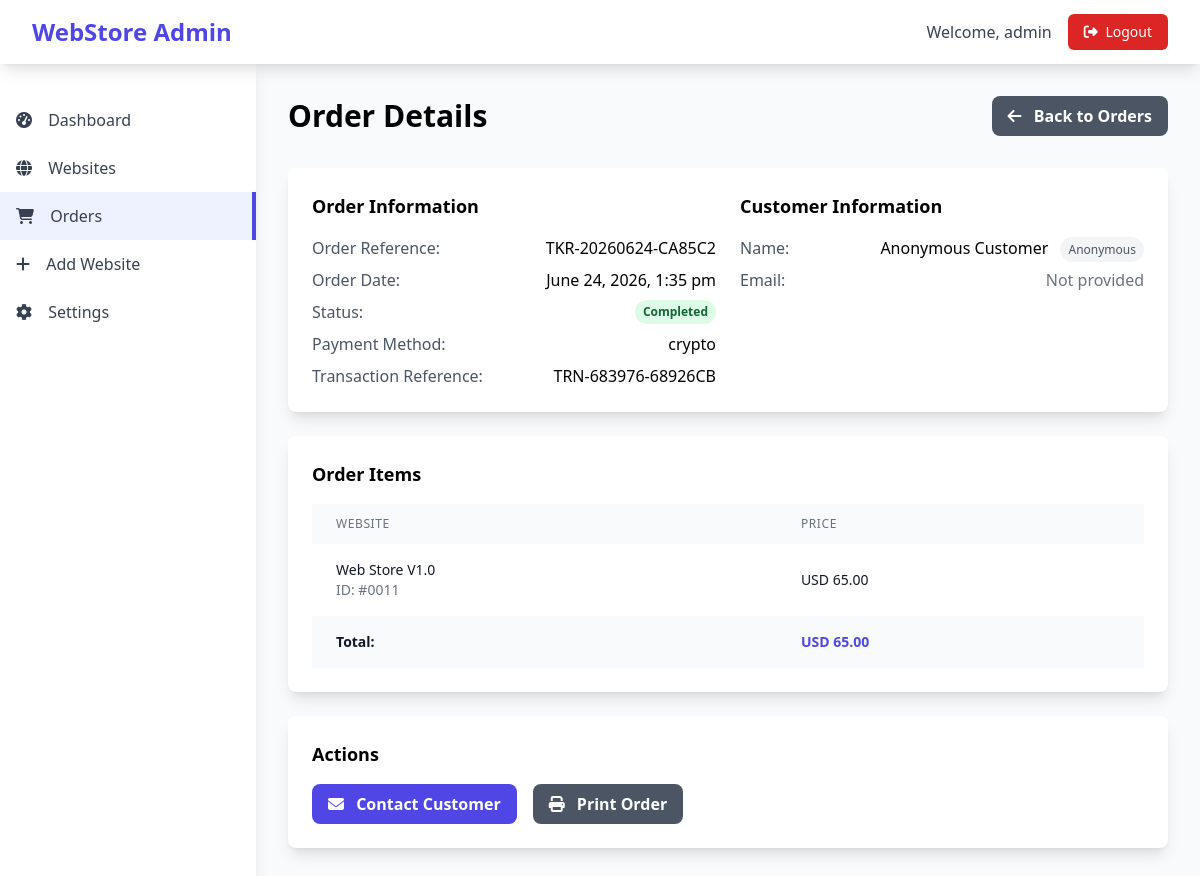
Screenshot of /admin/view_order.php?id=11 (signed in) with the database file from the repository.
### tables this page shows
CREATE TABLE "orders" (
        id INTEGER PRIMARY KEY AUTOINCREMENT,
        order_reference TEXT UNIQUE,
        customer_name TEXT NOT NULL,
        customer_email TEXT NOT NULL,
        customer_phone TEXT,
        total_amount REAL NOT NULL,
        status TEXT DEFAULT 'pending' CHECK(status IN ('pending', 'awaiting_verification', 'completed', 'cancelled')),
        payment_method TEXT,
        transaction_id TEXT,
        notes TEXT,
        download_token TEXT,
        download_count INTEGER DEFAULT 0,
        transaction_reference TEXT,
        payment_screenshot TEXT,
        anonymous_checkout INTEGER DEFAULT 0,
        created_at DATETIME DEFAULT CURRENT_TIMESTAMP,
        updated_at DATETIME DEFAULT CURRENT_TIMESTAMP
    );

CREATE TABLE order_items (
            id INTEGER PRIMARY KEY AUTOINCREMENT,
            order_id INTEGER NOT NULL,
            website_id INTEGER NOT NULL,
            price REAL NOT NULL,
            title TEXT NOT NULL,
            FOREIGN KEY (order_id) REFERENCES orders(id) ON DELETE CASCADE,
            FOREIGN KEY (website_id) REFERENCES websites(id) ON DELETE CASCADE
        );

### functions.php (called while the page is built, shortened)
<?php
function formatPrice($price) {
    return CURRENCY . ' ' . number_format($price, 2);
}
?>

### admin/view_order.php (the view, shortened to what this page needs)
<?php
require_once '../config.php';
require_once '../functions.php';
$order_id = isset($_GET['id']) ? (int)$_GET['id'] : 0;
$stmt = $conn->prepare("SELECT * FROM orders WHERE id = ?");
$stmt->execute([$order_id]);
$order = $stmt->fetch();
$stmt = $conn->prepare("SELECT * FROM order_items WHERE order_id = ?");
$stmt->execute([$order_id]);
$order_items = $stmt->fetchAll();
?>
<!DOCTYPE html>
<html lang="en">
<head>
    <script src="https://cdn.tailwindcss.com"></script>
    <link rel="stylesheet" href="https://cdnjs.cloudflare.com/ajax/libs/font-awesome/6.4.0/css/all.min.css">
</head>
<body class="bg-gray-50">
    <nav class="bg-white shadow-lg fixed top-0 left-0 right-0 z-50">
        <div class="max-w-7xl mx-auto px-4 sm:px-6 lg:px-8">
            <div class="flex justify-between h-16">
                <div class="flex items-center">
                    <h1 class="text-xl sm:text-2xl font-bold text-indigo-600">WebStore Admin</h1>
                </div>
                <div class="flex items-center space-x-2 sm:space-x-4">
                    <span class="hidden sm:inline text-gray-700">Welcome, <?php echo htmlspecialchars($_SESSION['admin_username']); ?></span>
                    <a href="logout.php" class="bg-red-600 text-white px-3 py-2 sm:px-4 rounded-md text-sm font-medium hover:bg-red-700">
                        <i class="fas fa-sign-out-alt mr-1"></i>
                        <span class="hidden sm:inline">Logout</span>
                    </a>
                </div>
            </div>
        </div>
    </nav>
    <div class="flex pt-16">
        <aside id="sidebar" class="fixed lg:static inset-y-0 left-0 z-40 w-64 bg-white shadow-lg min-h-screen transform -translate-x-full lg:translate-x-0 transition-transform duration-300 ease-in-out pt-16 lg:pt-0">
            <nav class="mt-8">
                <a href="dashboard.php" class="block px-4 py-3 text-gray-700 hover:bg-gray-50">
                    <i class="fas fa-tachometer-alt mr-3"></i>
                    Dashboard
                </a>
                <a href="websites.php" class="block px-4 py-3 text-gray-700 hover:bg-gray-50">
                    <i class="fas fa-globe mr-3"></i>
                    Websites
                </a>
                <a href="orders.php" class="block px-4 py-3 text-gray-700 bg-indigo-50 border-r-4 border-indigo-600">
                    <i class="fas fa-shopping-cart mr-3"></i>
                    Orders
                </a>
                <a href="add_website.php" class="block px-4 py-3 text-gray-700 hover:bg-gray-50">
                    <i class="fas fa-plus mr-3"></i>
                    Add Website
                </a>
                <a href="settings.php" class="block px-4 py-3 text-gray-700 hover:bg-gray-50">
                    <i class="fas fa-cog mr-3"></i>
                    Settings
                </a>
            </nav>
        </aside>
        <main class="flex-1 p-4 sm:p-6 lg:p-8 w-full">
            <div class="flex justify-between items-center mb-8">
                <h2 class="text-3xl font-bold">Order Details</h2>
                <a href="orders.php" class="bg-gray-600 text-white px-4 py-2 rounded-lg font-semibold hover:bg-gray-700 transition">
                    <i class="fas fa-arrow-left mr-2"></i>
                    Back to Orders
                </a>
            </div>
            <div class="bg-white rounded-lg shadow-lg p-6 mb-6">
                <div class="grid grid-cols-1 md:grid-cols-2 gap-6">
                    <div>
                        <h3 class="text-lg font-semibold mb-4">Order Information</h3>
                        <div class="space-y-2">
                            <div class="flex justify-between">
                                <span class="text-gray-600">Order Reference:</span>
                                <span class="font-medium"><?php echo htmlspecialchars($order['order_reference'] ?? '#' . str_pad($order['id'], 6, '0', STR_PAD_LEFT)); ?></span>
                            </div>
                            <div class="flex justify-between">
                                <span class="text-gray-600">Order Date:</span>
                                <span class="font-medium"><?php echo date('F j, Y, g:i a', strtotime($order['created_at'])); ?></span>
                            </div>
                            <div class="flex justify-between">
                                <span class="text-gray-600">Status:</span>
                                <span class="px-2 py-1 rounded-full text-xs font-semibold <?php echo $order['status'] === 'completed' ? 'bg-green-100 text-green-800' : ($order['status'] === 'pending' ? 'bg-yellow-100 text-yellow-800' : ($order['status'] === 'awaiting_verification' ? 'bg-blue-100 text-blue-800' : 'bg-red-100 text-red-800')); ?>">
                                    <?php echo ucfirst(str_replace('_', ' ', $order['status'])); ?>
                                </span>
                            </div>
                            <?php if ($order['payment_method']): ?>
                                <div class="flex justify-between">
                                    <span class="text-gray-600">Payment Method:</span>
                                    <span class="font-medium"><?php echo htmlspecialchars($order['payment_method']); ?></span>
                                </div>
                            <?php endif; ?>
                            <?php if ($order['transaction_reference']): ?>
                                <div class="flex justify-between">
                                    <span class="text-gray-600">Transaction Reference:</span>
                                    <span class="font-medium"><?php echo htmlspecialchars($order['transaction_reference']); ?></span>
                                </div>
                            <?php endif; ?>
                        </div>
                    </div>
                    <div>
                        <h3 class="text-lg font-semibold mb-4">Customer Information</h3>
                        <div class="space-y-2">
                            <div class="flex justify-between">
                                <span class="text-gray-600">Name:</span>
                                <span class="font-medium">
                                    <?php echo !empty($order['customer_name']) ? htmlspecialchars($order['customer_name']) : 'Anonymous Customer'; ?>
                                    <?php if ($order['anonymous_checkout'] || empty($order['customer_name'])): ?>
                                        <span class="ml-2 px-2 py-1 bg-gray-100 text-gray-600 rounded-full text-xs">Anonymous</span>
                                    <?php endif; ?>
                                </span>
                            </div>
                            <div class="flex justify-between">
                                <span class="text-gray-600">Email:</span>
                                <?php if (!empty($order['customer_email']) && $order['customer_email'] !== 'anonymous@webstore.com'): ?>
                                    <a href="mailto:<?php echo htmlspecialchars($order['customer_email']); ?>" class="font-medium text-indigo-600 hover:text-indigo-800">
                                        <?php echo htmlspecialchars($order['customer_email']); ?>
                                    </a>
                                <?php else: ?>
                                    <span class="font-medium text-gray-500">Not provided</span>
                                <?php endif; ?>
                            </div>
                        </div>
                    </div>
                </div>
            </div>
            <div class="bg-white rounded-lg shadow-lg p-6 mb-6">
                <h3 class="text-lg font-semibold mb-4">Order Items</h3>
                <div class="overflow-x-auto">
                    <table class="w-full">
                        <thead class="bg-gray-50">
                            <tr>
                                <th class="px-6 py-3 text-left text-xs font-medium text-gray-500 uppercase tracking-wider">Website</th>
                                <th class="px-6 py-3 text-left text-xs font-medium text-gray-500 uppercase tracking-wider">Price</th>
                            </tr>
                        </thead>
                        <tbody class="bg-white divide-y divide-gray-200">
                            <?php foreach ($order_items as $item): ?>
                                <tr>
                                    <td class="px-6 py-4">
                                        <div class="text-sm font-medium text-gray-900"><?php echo htmlspecialchars($item['title']); ?></div>
                                        <div class="text-sm text-gray-500">ID: #<?php echo str_pad($item['website_id'], 4, '0', STR_PAD_LEFT); ?></div>
                                    </td>
                                    <td class="px-6 py-4 whitespace-nowrap text-sm font-medium text-gray-900">
                                        <?php echo formatPrice($item['price']); ?>
                                    </td>
                                </tr>
                            <?php endforeach; ?>
                        </tbody>
                        <tfoot class="bg-gray-50">
                            <tr>
                                <td class="px-6 py-4 text-sm font-semibold text-gray-900">Total:</td>
                                <td class="px-6 py-4 text-sm font-bold text-indigo-600">
                                    <?php echo formatPrice($order['total_amount']); ?>
                                </td>
                            </tr>
                        </tfoot>
                    </table>
                </div>
            </div>
            <div class="bg-white rounded-lg shadow-lg p-6">
                <h3 class="text-lg font-semibold mb-4">Actions</h3>
                <div class="flex flex-wrap gap-4">
                    <a href="mailto:<?php echo htmlspecialchars($order['customer_email']); ?>" class="bg-indigo-600 text-white px-4 py-2 rounded-lg font-semibold hover:bg-indigo-700 transition">
                        <i class="fas fa-envelope mr-2"></i>
                        Contact Customer
                    </a>
                    <button onclick="window.print()" class="bg-gray-600 text-white px-4 py-2 rounded-lg font-semibold hover:bg-gray-700 transition">
                        <i class="fas fa-print mr-2"></i>
                        Print Order
                    </button>
                </div>
            </div>
        </main>
    </div>
</body>
</html>

### rows the page displays
orders: order_reference "TKR-20260624-CA85C2", created_at "June 24, 2026, 1:35 pm", status "Completed", payment_method "crypto", transaction_reference "TRN-683976-68926CB", customer_name "Anonymous Customer", total_amount "USD 65.00"
order_items: title "Web Store V1.0", website "0011", price "USD 65.00"

### other values shown
$_SESSION['admin_username'] "admin"
